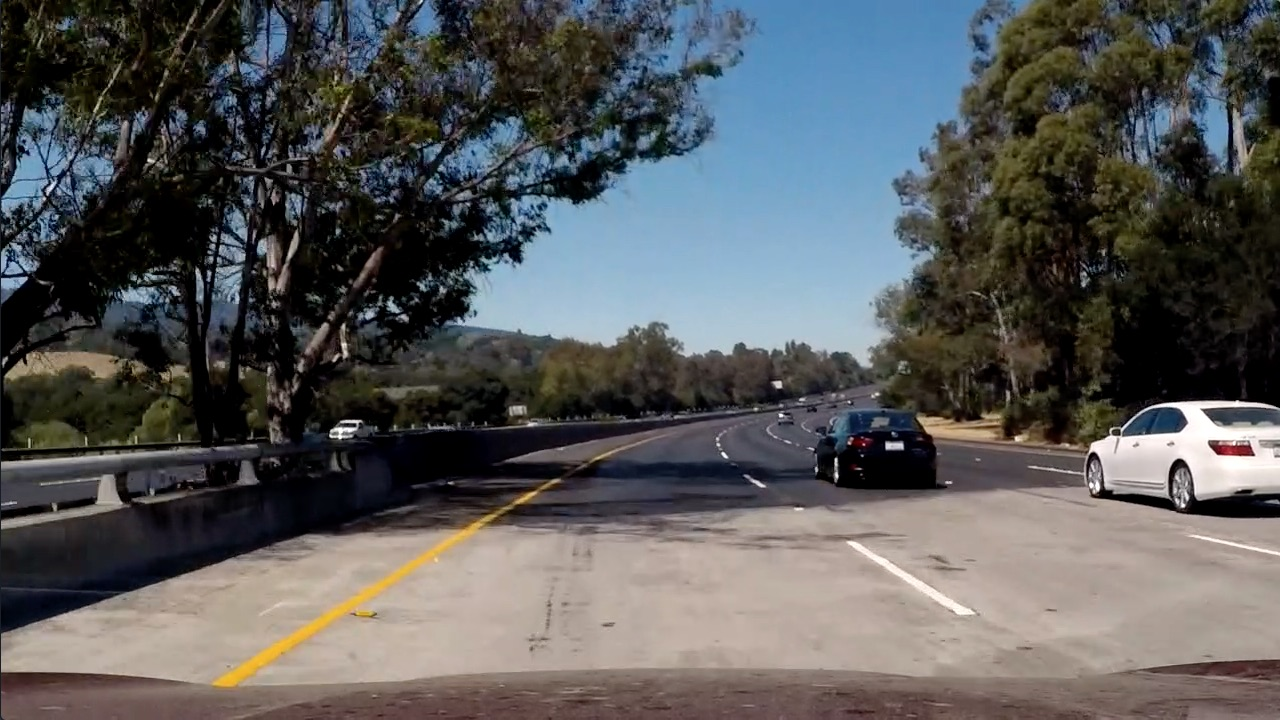
#> input picture test_images/test5.jpg, 1280 x 720 px
$ jupyter execute --allow-errors CarND-Project-2-Advanced_Lane_Finding.ipynb   (shell and % lines are left out)   (older library calls are emulated)
#> lines starting #> are read from the running program, lines starting #| are printed output that depends on the picture
# Import Package

[cell 1]
import matplotlib.pyplot as plt
import matplotlib.image as mpimg
from IPython.display import HTML
import matplotlib.gridspec as gridspec
import numpy as np
import cv2
import glob
from moviepy.editor import VideoFileClip
import moviepy as mve

[cell 2]
# Read the image check
image = mpimg.imread('test_images/test5.jpg')
#> image is the input picture: shape (720, 1280, 3); mean R, G, B 88.5, 89.3, 89.8
plt.imshow(image)
#> (this line was passed over: IPython is not available in this run)
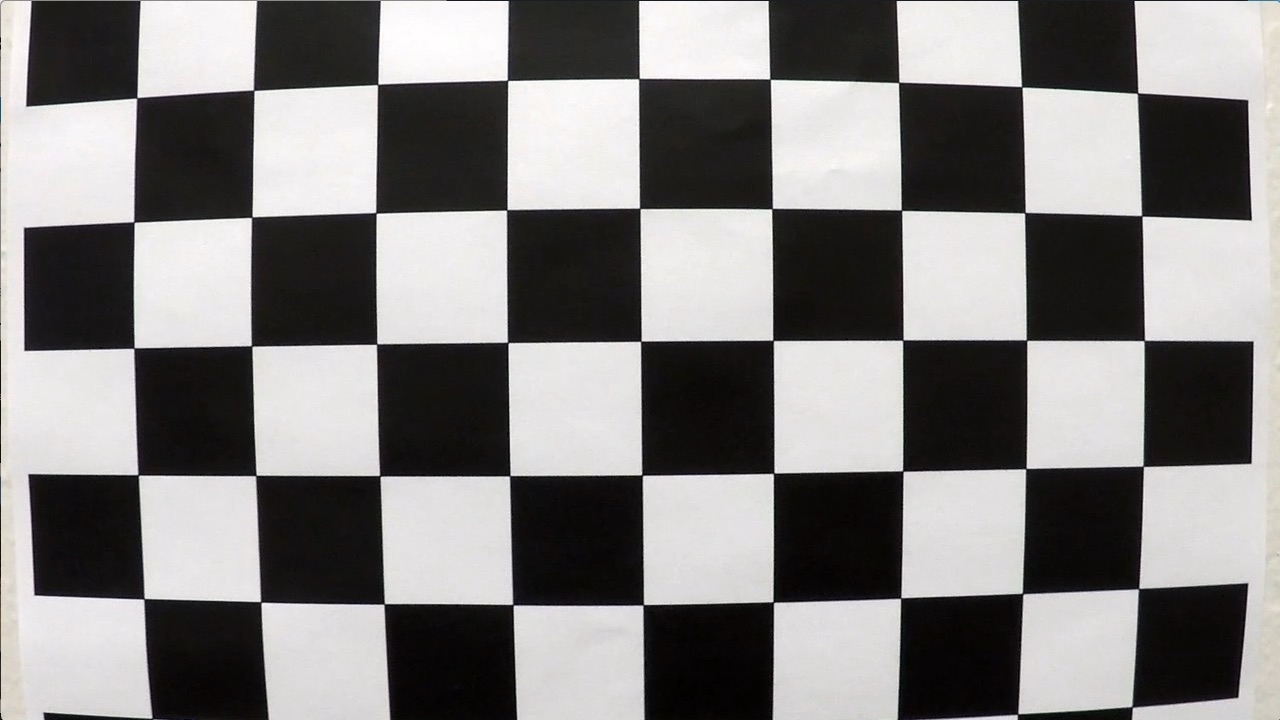
#> input picture camera_cal/calibration1.jpg, 1280 x 720 px
#> further down, checkerboard is the input picture: shape (720, 1280, 3); mean R, G, B 130.1, 128.4, 127.8
#> `ret, corners = cv2.findChessboardCorners(gray, (nx, ny), None)`: ret = False; corners = None

# Sobel parameter

[cell 3]
# parameter
thresh_min = 50
thresh_max = 255
sobel_kernel = 3
mag_thresh = (50, 255)
dir_thresh = (0.7, 1.3)
hls_thresh = (50,255)

# Image function

[cell 4]
def color_threshold_setting(image,red_threshold=0, green_threshold=0, blue_threshold=0):
    # Grab the x and y size and make a copy of the image
    ysize = image.shape[0]
    xsize = image.shape[1]
    color_select = np.copy(image)
    # Define color selection criteria
    ###### MODIFY THESE VARIABLES TO MAKE YOUR COLOR SELECTION
    # rgb 三個顏色小於某個閥值 濾掉不看
    rgb_threshold = [red_threshold, green_threshold, blue_threshold]
    # Do a boolean or with the "|" character to identify
    # pixels below the thresholds
    # 其中一個符合 就濾掉給他等於[0,0,0] 使用 或 |
    thresholds = (image[:,:,0] < rgb_threshold[0]) |\
                 (image[:,:,1] < rgb_threshold[1]) |\
                 (image[:,:,2] < rgb_threshold[2])
    color_select[thresholds] = [0,0,0]
    return color_select

def focus_view_triangle(image):
    # Grab the x and y size and make a copy of the image
    ysize = image.shape[0]
    xsize = image.shape[1]
    triangle_image = np.copy(image)
    # Define the vertices of a triangular mask.
    # Keep in mind the origin (x=0, y=0) is in the upper left
    # MODIFY THESE VALUES TO ISOLATE THE REGION
    # WHERE THE LANE LINES ARE IN THE IMAGE
    left_bottom = [0+50, ysize]
    right_bottom = [1280-50, ysize]
    apex = [xsize//2, ysize//2+30]
    # Perform a linear fit (y=Ax+B) to each of the three sides of the triangle
    # np.polyfit returns the coefficients [A, B] of the fit
    fit_left = np.polyfit((left_bottom[0], apex[0]), (left_bottom[1], apex[1]), 1)
    fit_right = np.polyfit((right_bottom[0], apex[0]), (right_bottom[1], apex[1]), 1)
    fit_bottom = np.polyfit((left_bottom[0], right_bottom[0]), (left_bottom[1], right_bottom[1]), 1)
    # Find the region inside the lines
    XX, YY = np.meshgrid(np.arange(0, xsize), np.arange(0, ysize))
    region_thresholds = (YY > (XX*fit_left[0] + fit_left[1])) & \
                        (YY > (XX*fit_right[0] + fit_right[1])) & \
                        (YY < (XX*fit_bottom[0] + fit_bottom[1]))
    # Color pixels red where both color and region selections met
    triangle_image[~region_thresholds] = [0, 0, 255]
#     x = [left_bottom[0], right_bottom[0], apex[0], left_bottom[0]]
#     y = [left_bottom[1], right_bottom[1], apex[1], left_bottom[1]]
#     triangle_image=plt.plot(x, y, 'b--', lw=4)
    return triangle_image

# [11 lines left out: function gray_image, not called in this run]

def gray_drawhoughLines(image,kernel_size=3,low_threshold = 50,high_threshold = 150,
                        rho=2,theta=np.pi/180,threshold =15,min_line_length=10,max_line_gap=20):
    gray = np.copy(image)
    gray = cv2.cvtColor(gray,cv2.COLOR_RGB2GRAY)
    # Define a kernel size for Gaussian smoothing / blurring
    kernel_size = kernel_size # Must be an odd number (3, 5, 7...)
    blur_gray = cv2.GaussianBlur(gray,(kernel_size, kernel_size),0)
    # Define our parameters for Canny and run it
    low_threshold = low_threshold
    high_threshold = high_threshold
    edges = cv2.Canny(blur_gray, low_threshold, high_threshold)
    # Next we'll create a masked edges image using cv2.fillPoly()
    mask = np.zeros_like(edges)
    ignore_mask_color = 255
    # This time we are defining a four sided polygon to mask
    imshape = image.shape
#     left_bottom = [0, ysize]
#     right_bottom = [1280, ysize]
#     apex = [xsize//2, ysize//2]
    vertices = np.array([[(0,imshape[0]),(imshape[1]/2+10, imshape[0]//2+50),
                          (imshape[1]//2+10, imshape[0]//2+50), (imshape[1],imshape[0])]],
                        dtype=np.int32)
    cv2.fillPoly(mask, vertices, ignore_mask_color)
    masked_edges = cv2.bitwise_and(edges, mask)
    # Define the Hough transform parameters
    # Make a blank the same size as our image to draw on
    rho = rho # distance resolution in pixels of the Hough grid
    theta = theta # angular resolution in radians of the Hough grid
    threshold = threshold  # minimum number of votes (intersections in Hough grid cell)
    min_line_length = min_line_length #minimum number of pixels making up a line
    max_line_gap = max_line_gap   # maximum gap in pixels between connectable line segments
    line_image = np.copy(image)*0 # creating a blank to draw lines on
    # Run Hough on edge detected image
    # Output "lines" is an array containing endpoints of detected line segments
    lines = cv2.HoughLinesP(masked_edges, rho, theta, threshold, np.array([]),
                                min_line_length, max_line_gap)
    # Iterate over the output "lines" and draw lines on a blank image
    for line in lines:
        for x1,y1,x2,y2 in line:
            cv2.line(line_image,(x1,y1),(x2,y2),(255,0,0),10)

    # Create a "color" binary image to combine with line image
    color_edges = np.dstack((edges, edges, edges))

    # Draw the lines on the edge image
    lines_edges = cv2.addWeighted(color_edges, 0.8, line_image, 1, 0)
    return lines_edges
# [17 lines of commented-out code are left out]
nx = 9 # count by yourself
ny = 6 # count by yourself
pattern_size=(9,6)
fnames = glob.glob("camera_cal/calibration*.jpg")
pattern = np.zeros((pattern_size[1] * pattern_size[0], 3), np.float32)
pattern[:, :2] = np.mgrid[0:pattern_size[0], 0:pattern_size[1]].T.reshape(-1, 2)
pattern_points = [] # points in real world image
image_points = []   # points in image plane
image_size = None
calibrated_images=[]
failed_images=[]
#> (the rest of this cell did not finish here and is left out)

# Calibrated Check

[cell 5]
plt.figure(figsize=(12, 10))
#> (this line was passed over: IPython is not available in this run)
gridspec.GridSpec(5, 4)
print('Corners detected:')
# Loop through the images and look for the chessboard corners
for i, calibrated_images, in enumerate(calibrated_images):
    plt.subplot2grid((5, 4), (i//4, i%4), colspan=1, rowspan=1)
    plt.imshow(calibrated_images)
    plt.axis('off')
plt.show()
print('Unable to detect corners:')
#> (the rest of this cell did not finish here and is left out)

# Sobel combined function

[cell 6]
def hls_select(image, thresh=hls_thresh):
    hls = cv2.cvtColor(image, cv2.COLOR_RGB2HLS)
    s_channel = hls[:,:,2]
    hls_output = np.zeros_like(s_channel)
    hls_output[(s_channel > thresh[0]) & (s_channel <= thresh[1])] = 1
    return hls_output


def Sobel_Operator(image,axis='x',thresh_min=thresh_min,thresh_max = thresh_max):
    image_c = np.copy(image)
#   gray = cv2.cvtColor(image_c, cv2.COLOR_RGB2GRAY)
#   hls = cv2.cvtColor(np.copy(image_c), cv2.COLOR_RGB2HLS).astype(np.float)
#   s = hls[:, :, 2]
    if axis == 'x':
        abs_sobel = np.absolute(cv2.Sobel(image_c, cv2.CV_64F, 1, 0))
    elif axis == 'y':
        abs_sobel = np.absolute(cv2.Sobel(image_c, cv2.CV_64F, 0, 1))
    thresh_min = thresh_min
    thresh_max = thresh_max
    scaled_sobel = np.uint8(255*abs_sobel/np.max(abs_sobel))
    output = np.zeros_like(scaled_sobel)
    output[(scaled_sobel >= thresh_min) & (scaled_sobel <= thresh_max)] = 1
    return output
# output=Sobel_Operator(image,axis='x')
# plt.imshow(output, cmap='gray')
# show_bf_af_image(image,binary_output)
def mag_thresh(image, sobel_kernel=sobel_kernel, mag_thresh=mag_thresh):
    # Convert to grayscale
    image_c = np.copy(image)
#   gray = cv2.cvtColor(image_c, cv2.COLOR_RGB2GRAY)
#     hls = cv2.cvtColor(np.copy(image_c), cv2.COLOR_RGB2HLS).astype(np.float)
#     s = hls[:, :, 2]
    # Take both Sobel x and y gradients
    sobelx = cv2.Sobel(image_c, cv2.CV_64F, 1, 0, ksize=sobel_kernel)
    sobely = cv2.Sobel(image_c, cv2.CV_64F, 0, 1, ksize=sobel_kernel)
    # Calculate the gradient magnitude
    gradmag = np.sqrt(sobelx**2 + sobely**2)
    # Rescale to 8 bit
    scale_factor = np.max(gradmag)/255
    gradmag = (gradmag/scale_factor).astype(np.uint8)
    # Create a binary image of ones where threshold is met, zeros otherwise
    output_mag = np.zeros_like(gradmag)
    output_mag[(gradmag >= mag_thresh[0]) & (gradmag <= mag_thresh[1])] = 1
    # Return the binary image
    return output_mag
# output_mag=mag_thresh(image)
# plt.imshow(output_mag)
# Define a function to threshold an image for a given range and Sobel kernel
def dir_threshold(image, sobel_kernel=3, thresh=dir_thresh):
    # Grayscale
    image_c = np.copy(image)
#   gray = cv2.cvtColor(image_c, cv2.COLOR_RGB2GRAY)
#     hls = cv2.cvtColor(np.copy(image_c), cv2.COLOR_RGB2HLS).astype(np.float)
#     s = hls[:, :, 2]
    # Calculate the x and y gradients
    sobelx = cv2.Sobel(image_c, cv2.CV_64F, 1, 0, ksize=sobel_kernel)
    sobely = cv2.Sobel(image_c, cv2.CV_64F, 0, 1, ksize=sobel_kernel)
    # Take the absolute value of the gradient direction,
    # apply a threshold, and create a binary image result
    absgraddir = np.arctan2(np.absolute(sobely), np.absolute(sobelx))
    binary_output_dir =  np.zeros_like(absgraddir)
    binary_output_dir[(absgraddir >= thresh[0]) & (absgraddir <= thresh[1])] = 1
    # Return the binary image
    return binary_output_dir
# binary_output_dir=dir_threshold(image)
# plt.imshow(binary_output_dir)
def Sobel_combined(image):
#     image_c = np.copy(image)
    image_c=hls_select(image)
    gradx = Sobel_Operator(image_c)
    grady = Sobel_Operator(image_c)
    mag_binary = mag_thresh(image_c)
    dir_binary = dir_threshold(image_c)
    combined = np.zeros_like(dir_binary)
    combined[((gradx == 1) & (grady == 1)) | ((mag_binary == 1) & (dir_binary == 1))] = 1
    return combined

# Finding the Lines: Sliding Window

[cell 7]
# Load our image
# [147 lines left out: functions find_lane_pixels, curvatures, not called in this run]

# Finding the Lines: Search from Prior

[cell 8]
# Polynomial fit values from the previous frame
# Make sure to grab the actual values from the previous step in your project!
# left_fit = np.array([ 2.13935315e-04, -3.77507980e-01,  4.76902175e+02])
# right_fit = np.array([4.17622148e-04, -4.93848953e-01,  1.11806170e+03])

# def fit_poly(img_shape, leftx, lefty, rightx, righty):
#      ### TO-DO: Fit a second order polynomial to each with np.polyfit() ###
#     left_fit = np.polyfit(lefty, leftx, 2)
#     right_fit = np.polyfit(righty, rightx, 2)
#     # Generate x and y values for plotting
#     ploty = np.linspace(0, img_shape[0]-1, img_shape[0])
#     ### TO-DO: Calc both polynomials using ploty, left_fit and right_fit ###
#     left_fitx = left_fit[0]*ploty**2 + left_fit[1]*ploty + left_fit[2]
#     right_fitx = right_fit[0]*ploty**2 + right_fit[1]*ploty + right_fit[2]

#     return left_fitx, right_fitx, ploty

# def search_around_poly(binary_warped):
#     # HYPERPARAMETER
#     # Choose the width of the margin around the previous polynomial to search
#     # The quiz grader expects 100 here, but feel free to tune on your own!
#     margin = 100

#     # Grab activated pixels
#     nonzero = binary_warped.nonzero()
#     nonzeroy = np.array(nonzero[0])
#     nonzerox = np.array(nonzero[1])

#     ### TO-DO: Set the area of search based on activated x-values ###
#     ### within the +/- margin of our polynomial function ###
#     ### Hint: consider the window areas for the similarly named variables ###
#     ### in the previous quiz, but change the windows to our new search area ###
#     left_lane_inds = ((nonzerox > (left_fit[0]*(nonzeroy**2) + left_fit[1]*nonzeroy +
#                     left_fit[2] - margin)) & (nonzerox < (left_fit[0]*(nonzeroy**2) +
#                     left_fit[1]*nonzeroy + left_fit[2] + margin)))
#     right_lane_inds = ((nonzerox > (right_fit[0]*(nonzeroy**2) + right_fit[1]*nonzeroy +
#                     right_fit[2] - margin)) & (nonzerox < (right_fit[0]*(nonzeroy**2) +
#                     right_fit[1]*nonzeroy + right_fit[2] + margin)))

#     # Again, extract left and right line pixel positions
#     leftx = nonzerox[left_lane_inds]
#     lefty = nonzeroy[left_lane_inds]
#     rightx = nonzerox[right_lane_inds]
#     righty = nonzeroy[right_lane_inds]

#     # Fit new polynomials
#     left_fitx, right_fitx, ploty = fit_poly(binary_warped.shape, leftx, lefty, rightx, righty)

#     ## Visualization ##
#     # Create an image to draw on and an image to show the selection window
#     out_img = np.dstack((binary_warped, binary_warped, binary_warped))*255
#     window_img = np.zeros_like(out_img)
#     # Color in left and right line pixels
#     out_img[nonzeroy[left_lane_inds], nonzerox[left_lane_inds]] = [255, 0, 0]
#     out_img[nonzeroy[right_lane_inds], nonzerox[right_lane_inds]] = [0, 0, 255]

#     # Generate a polygon to illustrate the search window area
#     # And recast the x and y points into usable format for cv2.fillPoly()
#     left_line_window1 = np.array([np.transpose(np.vstack([left_fitx-margin, ploty]))])
#     left_line_window2 = np.array([np.flipud(np.transpose(np.vstack([left_fitx+margin,
#                               ploty])))])
#     left_line_pts = np.hstack((left_line_window1, left_line_window2))
#     right_line_window1 = np.array([np.transpose(np.vstack([right_fitx-margin, ploty]))])
#     right_line_window2 = np.array([np.flipud(np.transpose(np.vstack([right_fitx+margin,
#                               ploty])))])
#     right_line_pts = np.hstack((right_line_window1, right_line_window2))

#     # Draw the lane onto the warped blank image
#     cv2.fillPoly(window_img, np.int_([left_line_pts]), (0,255, 0))
#     cv2.fillPoly(window_img, np.int_([right_line_pts]), (0,255, 0))
#     result = cv2.addWeighted(out_img, 1, window_img, 0.3, 0)

#     # Plot the polynomial lines onto the image
#     plt.plot(left_fitx, ploty, color='yellow')
#     plt.plot(right_fitx, ploty, color='yellow')
#     ## End visualization steps ##

#     return result

# Myself function

[cell 9]
def show_bf_af_image(before,after):
    f, (ax1, ax2) = plt.subplots(1, 2, figsize=(48, 18))
    f.tight_layout()
    ax1.imshow(before)
    ax1.set_title('Before Image', fontsize=20)
    ax2.imshow(after)
    ax2.set_title('After Image', fontsize=20)
    plt.subplots_adjust(left=0.2, right=0.4, top=0.9, bottom=0.5)

# [11 lines left out: function is_same_image, not called in this run]

# Color,View amd Hough

[cell 10]
color_select = color_threshold_setting(image,250,0,0)
triangle_image = focus_view_triangle(color_select)
lines_edges = gray_drawhoughLines(triangle_image)
#> in gray_drawhoughLines, `lines = cv2.HoughLinesP(masked_edges, rho, theta, threshold, np.array(..`: lines = [[848, 543, 962, 614], [852, 542, 973, 612], [890, 571, 954, 610], [849, 542, 970, 614], [956, 603, 972, 614], [854, 542, 887, 560], [897, 572, 965, 614], [909, 574, 971, 614], [884, 559, 966, 614], [942, 604, 959, 614]]
#> the loop in gray_drawhoughLines, `for line in lines:` made 10 passes
#> after the loop in gray_drawhoughLines, `for line in lines:`:
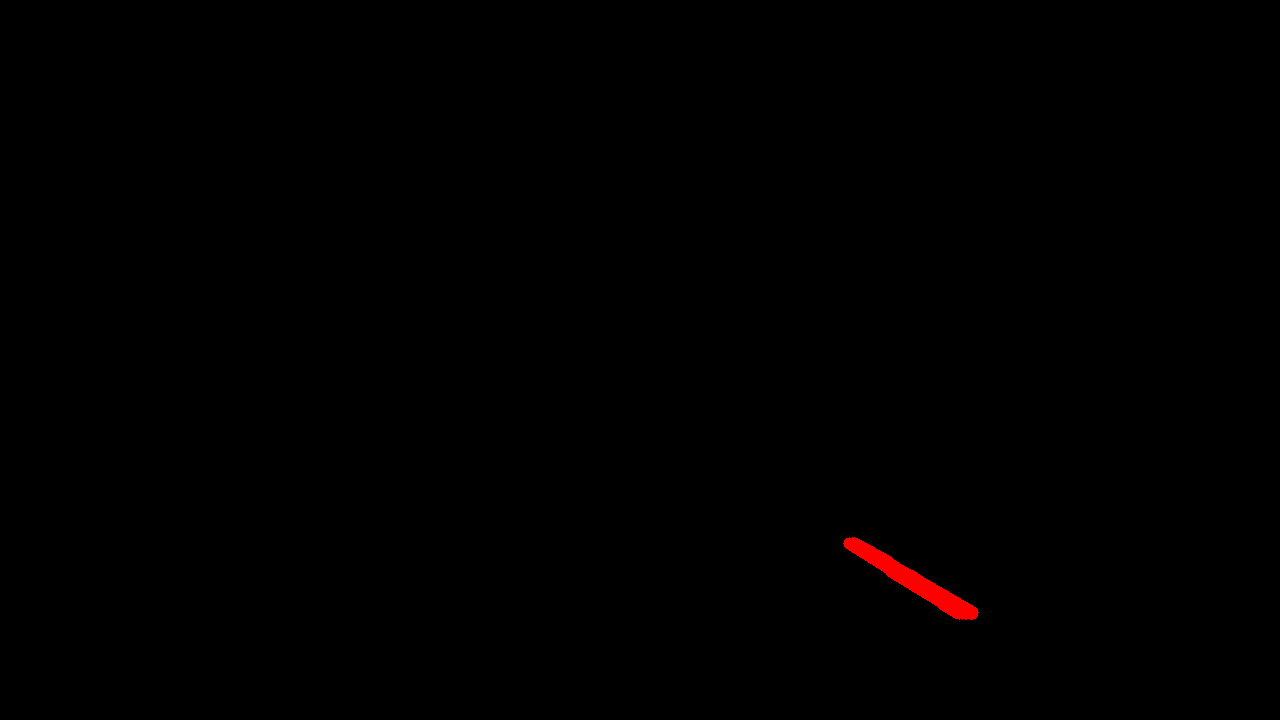
#> line_image: shape (720, 1280, 3); mean R, G, B 0.7, 0, 0
# Uncomment the following code if you are running the code locally and wish to save the image
# mpimg.imsave("test-after.png", color_select)
show_bf_af_image(image,lines_edges)
#> (the call stopped at in show_bf_af_image, `f, (ax1, ax2) = plt.subplots(1, 2, figsize=(48, 18))`: IPython is not available in this run)

# Undistort

#> (a cell that did not finish here is left out)

# Perspective

#> (a cell that did not finish here is left out)

# Sobel

[cell 13]
test=Sobel_combined(image)
#> in mag_thresh, `scale_factor = np.max(gradmag)/255`: scale_factor = 0.0175
show_bf_af_image(image,test)
#> (the call stopped at in show_bf_af_image, `f, (ax1, ax2) = plt.subplots(1, 2, figsize=(48, 18))`: IPython is not available in this run)

# Combined

[cell 14]
def combined(image):
    undistort_image=undistort(image)
#    color_select = color_threshold_setting(undistort_image,250,0,0)
    triangle_image = focus_view_triangle(undistort_image)
#     lines_edges = gray_drawhoughLines(triangle_image)
    transformed, utransformed = perspective_transform(triangle_image)
    image=Sobel_combined(transformed)
    return image,utransformed
# Uncomment the following code if you are running the code locally and wish to save the image
# mpimg.imsave("test-after.png", color_select)
#> (the rest of this cell did not finish here and is left out)

# Detecting Lanes using Histogram

#> (a cell that did not finish here is left out)

# Slide Window

#> (a cell that did not finish here is left out)

# Search from Prior

[cell 17]
# result = search_around_poly(test)
# # View your output
# plt.imshow(result)

[cell 18]
# [35 lines left out: function draw_lane, not called in this run]

# Testing the Function
# drawed_lane = draw_lane(img, binary_warped, left_fit, right_fit, ploty, left_curverad, right_curverad, utransformed)
# # Plot the Result
# plt.figure(figsize=(20,10))
# plt.imshow(drawed_lane)

[cell 19]
def pipeline(image):
    # creating a Binary Undistorced Warped Image
    trans, utransformed = combined(image)
    # Fiting Lines
    left_fit, right_fit,out_img, lefty, leftx, righty, rightx, ploty = find_lane_pixels(trans)
    # Calulating the left and right lines curvatures
    left_curverad, right_curverad = curvatures(lefty, leftx, righty, rightx, ploty)
    # Draw Lane between road lines
    result_lane = draw_lane(image, trans, left_fit, right_fit, ploty, left_curverad, right_curverad, utransformed)
    return result_lane

[cell 20]
#read image
image = mpimg.imread('test_images/test3.jpg')
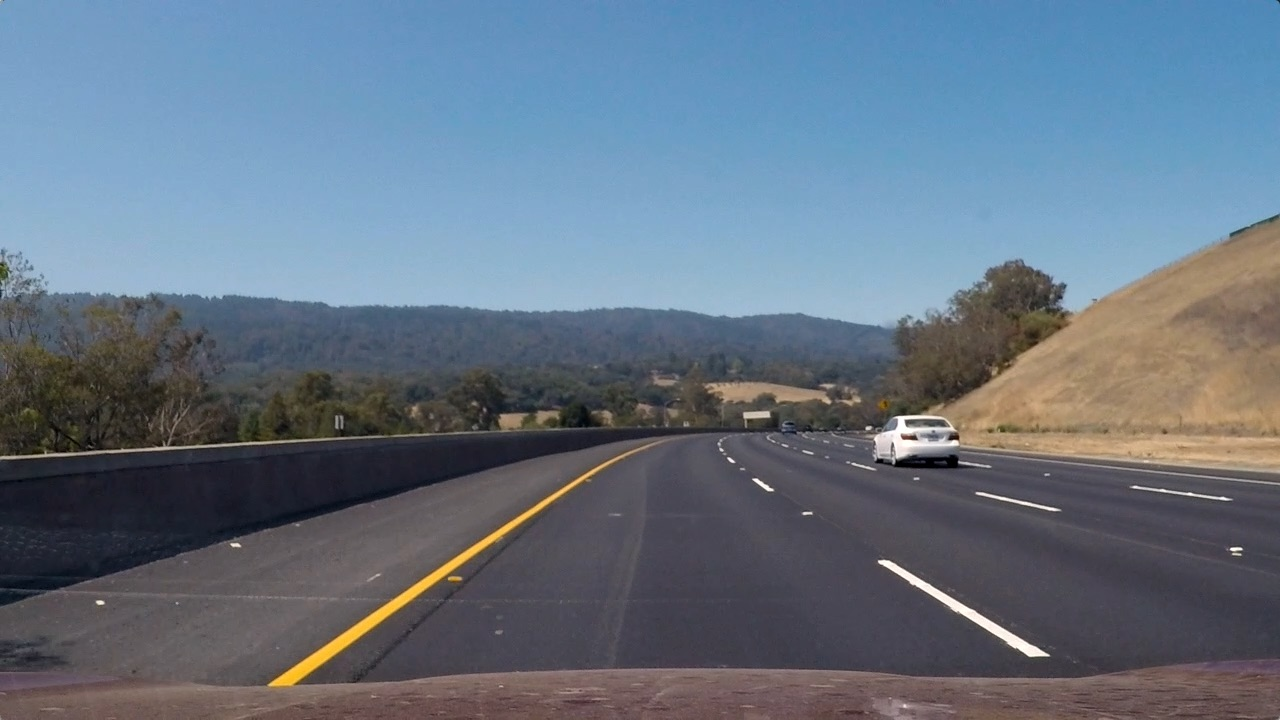
#> input picture test_images/test3.jpg, 1280 x 720 px
#> image is the input picture: shape (720, 1280, 3); mean R, G, B 101.1, 115.3, 130.7
#> (the rest of this cell did not finish here and is left out)
